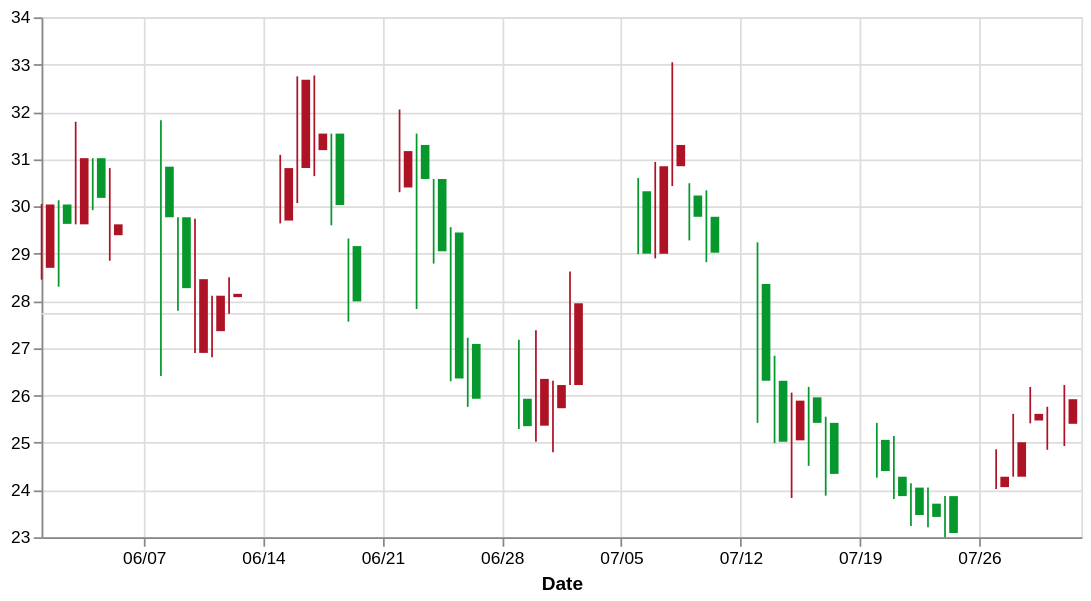

The Vega-Lite source for this figure:
### Vega-Lite specification from a JSON file in a GitHub repository (floating-point values rounded to 4 significant figures)
{"$schema": "https://vega.github.io/schema/vega-lite/v2.json", "width": 600, "data": {"values": [{"date": "01-Jun-2009", "open": 28.7, "high": 30.05, "low": 28.45, "close": 30.04, "signal": "short", "ret": -4.894}, {"date": "02-Jun-2009", "open": 30.04, "high": 30.13, "low": 28.3, "close": 29.63, "signal": "short", "ret": -0.3226}, {"date": "03-Jun-2009", "open": 29.62, "high": 31.79, "low": 29.62, "close": 31.02, "signal": "short", "ret": 3.687}, {"date": "04-Jun-2009", "open": 31.02, "high": 31.02, "low": 29.92, "close": 30.18, "signal": "short", "ret": 4.51}, {"date": "05-Jun-2009", "open": 29.39, "high": 30.81, "low": 28.85, "close": 29.62, "signal": "short", "ret": 6.084}, {"date": "08-Jun-2009", "open": 30.84, "high": 31.82, "low": 26.41, "close": 29.77, "signal": "short", "ret": 1.254}, {"date": "09-Jun-2009", "open": 29.77, "high": 29.77, "low": 27.79, "close": 28.27, "signal": "short", "ret": -5.024}, {"date": "10-Jun-2009", "open": 26.9, "high": 29.74, "low": 26.9, "close": 28.46, "signal": "short", "ret": -5.466}, {"date": "11-Jun-2009", "open": 27.36, "high": 28.11, "low": 26.81, "close": 28.11, "signal": "short", "ret": -8.374}, {"date": "12-Jun-2009", "open": 28.08, "high": 28.5, "low": 27.73, "close": 28.15, "signal": "short", "ret": -5.528}, {"date": "15-Jun-2009", "open": 29.7, "high": 31.09, "low": 29.64, "close": 30.81, "signal": "long", "ret": 3.492}, {"date": "16-Jun-2009", "open": 30.81, "high": 32.75, "low": 30.07, "close": 32.68, "signal": "short", "ret": 0.155}, {"date": "17-Jun-2009", "open": 31.19, "high": 32.77, "low": 30.64, "close": 31.54, "signal": "short", "ret": 5.828}, {"date": "18-Jun-2009", "open": 31.54, "high": 31.54, "low": 29.6, "close": 30.03, "signal": "short", "ret": 8.176}, {"date": "19-Jun-2009", "open": 29.16, "high": 29.32, "low": 27.56, "close": 27.99, "signal": "short", "ret": 8.599}, {"date": "22-Jun-2009", "open": 30.4, "high": 32.05, "low": 30.3, "close": 31.17, "signal": "short", "ret": 15.49}, {"date": "23-Jun-2009", "open": 31.3, "high": 31.54, "low": 27.83, "close": 30.58, "signal": "short", "ret": 11.74}, {"date": "24-Jun-2009", "open": 30.58, "high": 30.58, "low": 28.79, "close": 29.05, "signal": "long", "ret": -10.42}, {"date": "25-Jun-2009", "open": 29.45, "high": 29.56, "low": 26.3, "close": 26.36, "signal": "long", "ret": 0}, {"date": "26-Jun-2009", "open": 27.09, "high": 27.22, "low": 25.76, "close": 25.93, "signal": "long", "ret": 0}, {"date": "29-Jun-2009", "open": 25.93, "high": 27.18, "low": 25.29, "close": 25.35, "signal": "long", "ret": 5.263}, {"date": "30-Jun-2009", "open": 25.36, "high": 27.38, "low": 25.02, "close": 26.35, "signal": "long", "ret": 6.738}, {"date": "01-Jul-2009", "open": 25.73, "high": 26.31, "low": 24.8, "close": 26.22, "signal": "long", "ret": 7.836}, {"date": "02-Jul-2009", "open": 26.22, "high": 28.62, "low": 26.22, "close": 27.95, "signal": "long", "ret": 2.764}, {"date": "06-Jul-2009", "open": 30.32, "high": 30.6, "low": 28.99, "close": 29, "signal": "short", "ret": -2.145}, {"date": "07-Jul-2009", "open": 29, "high": 30.94, "low": 28.9, "close": 30.85, "signal": "short", "ret": 3.035}, {"date": "08-Jul-2009", "open": 30.85, "high": 33.05, "low": 30.43, "close": 31.3, "signal": "short", "ret": 5.687}, {"date": "09-Jul-2009", "open": 30.23, "high": 30.49, "low": 29.28, "close": 29.78, "signal": "short", "ret": 8.228}, {"date": "10-Jul-2009", "open": 29.78, "high": 30.34, "low": 28.82, "close": 29.02, "signal": "short", "ret": 8.648}, {"date": "13-Jul-2009", "open": 28.36, "high": 29.24, "low": 25.42, "close": 26.31, "signal": "short", "ret": 7.329}, {"date": "14-Jul-2009", "open": 26.31, "high": 26.84, "low": 24.99, "close": 25.02, "signal": "short", "ret": 7.309}, {"date": "15-Jul-2009", "open": 25.05, "high": 26.06, "low": 23.83, "close": 25.89, "signal": "neutral", "ret": 0}, {"date": "16-Jul-2009", "open": 25.96, "high": 26.18, "low": 24.51, "close": 25.42, "signal": "long", "ret": -9.828}, {"date": "17-Jul-2009", "open": 25.42, "high": 25.55, "low": 23.88, "close": 24.34, "signal": "long", "ret": -10.84}, {"date": "20-Jul-2009", "open": 25.06, "high": 25.42, "low": 24.26, "close": 24.4, "signal": "long", "ret": -7.557}, {"date": "21-Jul-2009", "open": 24.28, "high": 25.14, "low": 23.81, "close": 23.87, "signal": "long", "ret": -2.509}, {"date": "22-Jul-2009", "open": 24.05, "high": 24.14, "low": 23.24, "close": 23.47, "signal": "long", "ret": 0.9158}, {"date": "23-Jul-2009", "open": 23.71, "high": 24.05, "low": 23.21, "close": 23.43, "signal": "long", "ret": 2.471}, {"date": "24-Jul-2009", "open": 23.87, "high": 23.87, "low": 23, "close": 23.09, "signal": "long", "ret": 4.223}, {"date": "27-Jul-2009", "open": 24.06, "high": 24.86, "low": 24.02, "close": 24.28, "signal": "long", "ret": -0.1894}, {"date": "28-Jul-2009", "open": 24.28, "high": 25.61, "low": 24.28, "close": 25.01, "signal": "long", "ret": -4.38}, {"date": "29-Jul-2009", "open": 25.47, "high": 26.18, "low": 25.41, "close": 25.61, "signal": "long", "ret": -4.485}, {"date": "30-Jul-2009", "open": 25.4, "high": 25.76, "low": 24.85, "close": 25.4, "signal": "long", "ret": -1.704}, {"date": "31-Jul-2009", "open": 25.4, "high": 26.22, "low": 24.93, "close": 25.92, "signal": "short", "ret": 5.068}]}, "transform": [{"calculate": "datum.open > datum.close", "as": "isIncrease"}, {"calculate": "(datum.open + datum.close)/2", "as": "mid"}], "layer": [{"mark": "rule", "encoding": {"y": {"field": "mid", "type": "quantitative", "aggregate": "mean", "scale": {"zero": false}, "axis": {"title": ""}}, "color": {"value": "fff"}}}, {"mark": "rule", "encoding": {"x": {"field": "date", "type": "temporal", "timeUnit": "yearmonthdate", "axis": {"format": "%m/%d", "labelAngle": 0, "title": "Date"}}, "y": {"field": "low", "type": "quantitative"}, "y2": {"field": "high", "type": "quantitative"}, "color": {"field": "isIncrease", "type": "nominal", "scale": {"range": ["#ae1325", "#06982d"]}, "legend": null}}}, {"mark": "bar", "encoding": {"x": {"field": "date", "type": "temporal", "timeUnit": "yearmonthdate"}, "y": {"field": "open", "type": "quantitative"}, "y2": {"field": "close", "type": "quantitative"}, "size": {"value": 5}, "color": {"field": "isIncrease", "type": "nominal", "scale": {"range": ["#ae1325", "#06982d"]}, "legend": null}}}]}
